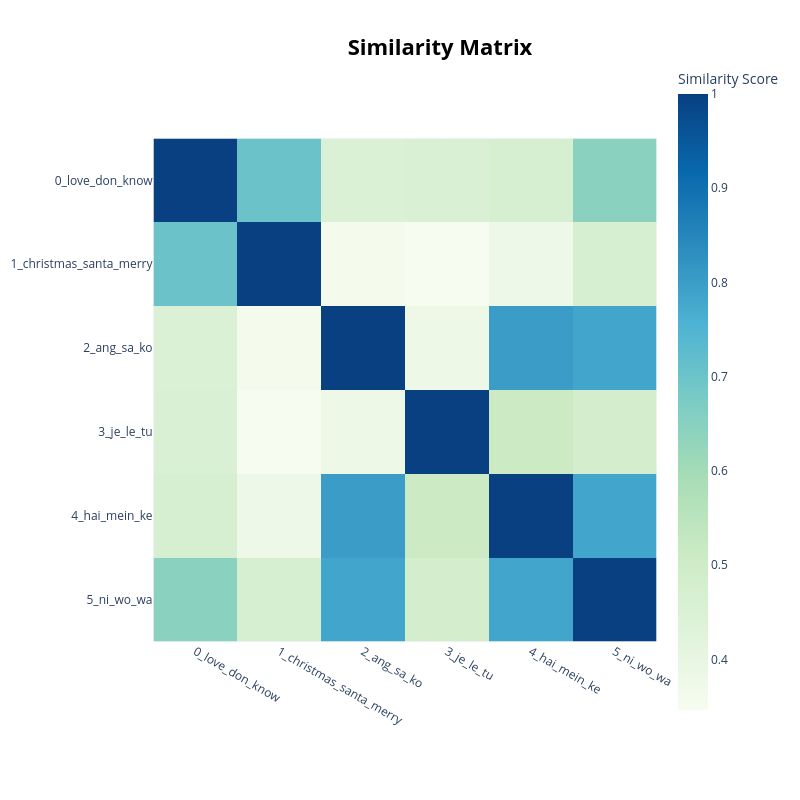

Here is the notebook cell this chart was saved with:
### Code cell
# Similarity Heatmap
topic_model.visualize_heatmap()

### Figure 1 — Plotly figure (JSON) as saved in the notebook; plotly's stock layout.template omitted (floating-point values rounded to 4 significant figures)
{"data": [{"coloraxis": "coloraxis", "hovertemplate": "x: %{x}<br>y: %{y}<br>Similarity Score: %{z}<extra></extra>", "name": "0", "type": "heatmap", "x": ["0_love_don_know", "1_christmas_santa_merry", "2_ang_sa_ko", "3_je_le_tu", "4_hai_mein_ke", "5_ni_wo_wa"], "xaxis": "x", "y": ["0_love_don_know", "1_christmas_santa_merry", "2_ang_sa_ko", "3_je_le_tu", "4_hai_mein_ke", "5_ni_wo_wa"], "yaxis": "y", "z": [[1.0, 0.7022, 0.4477, 0.4552, 0.4675, 0.6452], [0.7022, 1.0, 0.3561, 0.3462, 0.379, 0.4683], [0.4477, 0.3561, 1.0, 0.3816, 0.8021, 0.7818], [0.4552, 0.3462, 0.3816, 1.0, 0.5091, 0.4786], [0.4675, 0.379, 0.8021, 0.5091, 1.0, 0.7834], [0.6452, 0.4683, 0.7818, 0.4786, 0.7834, 1.0]]}], "layout": {"coloraxis": {"colorbar": {"title": {"text": "Similarity Score"}}, "colorscale": [[0, "rgb(247,252,240)"], [0.125, "rgb(224,243,219)"], [0.25, "rgb(204,235,197)"], [0.375, "rgb(168,221,181)"], [0.5, "rgb(123,204,196)"], [0.625, "rgb(78,179,211)"], [0.75, "rgb(43,140,190)"], [0.875, "rgb(8,104,172)"], [1, "rgb(8,64,129)"]]}, "height": 800, "hoverlabel": {"bgcolor": "white", "font": {"family": "Rockwell", "size": 16}}, "legend": {"title": {"text": "Trend"}}, "margin": {"t": 60}, "showlegend": true, "title": {"font": {"color": "Black", "size": 22}, "text": "<b>Similarity Matrix</b>", "x": 0.55, "xanchor": "center", "y": 0.95, "yanchor": "top"}, "width": 800, "xaxis": {"anchor": "y", "constrain": "domain", "domain": [0, 1], "scaleanchor": "y"}, "yaxis": {"anchor": "x", "autorange": "reversed", "constrain": "domain", "domain": [0, 1]}}}
